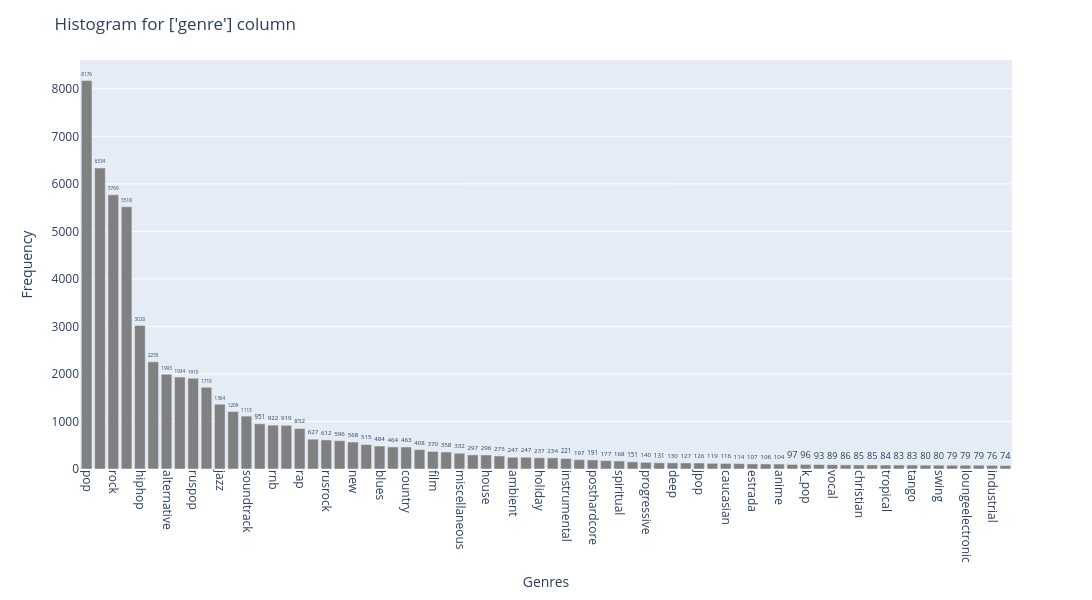

The code cell stored with this chart in its notebook:
### Code cell
# Histogram for 'genre' column
plot_cualitative_histogram_plotlypx(df_music_clean['genre'], color="grey", title="Histogram for ['genre'] column", xlabel="Genres", 
                                    ylabel="Frequency", figsize=(1200, 600), xtick=None, ytick=None, rotation_x=90, rotation_y=0, top_n=70)

### Figure 1 — Plotly figure (JSON) as saved in the notebook; plotly's stock layout.template omitted (floating-point values rounded to 4 significant figures)
{"data": [{"hovertemplate": "Category=%{x}<br>Frequency=%{text}<extra></extra>", "legendgroup": "", "marker": {"color": "grey", "pattern": {"shape": ""}}, "name": "", "orientation": "v", "showlegend": false, "text": [8176.0, 6334.0, 5769.0, 5518.0, 3020.0, 2255.0, 1993.0, 1934.0, 1910.0, 1719.0, 1364.0, 1209.0, 1113.0, 951.0, 922.0, 919.0, 852.0, 627.0, 612.0, 596.0, 568.0, 515.0, 484.0, 464.0, 463.0, 408.0, 370.0, 358.0, 332.0, 297.0, 296.0, 275.0, 247.0, 247.0, 237.0, 234.0, 221.0, 197.0, 191.0, 177.0, 168.0, 151.0, 140.0, 131.0, 130.0, 127.0, 126.0, 119.0, 116.0, 114.0, 107.0, 106.0, 104.0, 97.0, 96.0, 93.0, 89.0, 86.0, 85.0, 85.0, 84.0, 83.0, 83.0, 80.0, 80.0, 79.0, 79.0, 79.0, 76.0, 74.0], "textposition": "outside", "type": "bar", "x": ["pop", "dance", "rock", "electronic", "hiphop", "classical", "alternative", "world", "ruspop", "rusrap", "jazz", "metal", "soundtrack", "folk", "rnb", "latin", "rap", "indie", "rusrock", "reggae", "new", "children", "blues", "unknown", "country", "punk", "film", "local", "miscellaneous", "psychedelic", "house", "easy", "ambient", "extrememetal", "holiday", "urban", "instrumental", "singer", "posthardcore", "dubstep", "spiritual", "techno", "progressive", "hardcore", "deep", "hard_n_heavy", "jpop", "trance", "caucasian", "videogame", "estrada", "chill", "anime", "western", "k_pop", "drum", "vocal", "numetal", "christian", "progmetal", "tropical", "french", "tango", "folkmetal", "swing", "melodic", "loungeelectronic", "soul", "industrial", "religious"], "xaxis": "x", "y": [8176, 6334, 5769, 5518, 3020, 2255, 1993, 1934, 1910, 1719, 1364, 1209, 1113, 951, 922, 919, 852, 627, 612, 596, 568, 515, 484, 464, 463, 408, 370, 358, 332, 297, 296, 275, 247, 247, 237, 234, 221, 197, 191, 177, 168, 151, 140, 131, 130, 127, 126, 119, 116, 114, 107, 106, 104, 97, 96, 93, 89, 86, 85, 85, 84, 83, 83, 80, 80, 79, 79, 79, 76, 74], "yaxis": "y"}], "layout": {"barmode": "relative", "height": 600, "legend": {"tracegroupgap": 0}, "margin": {"t": 60}, "title": {"text": "Histogram for ['genre'] column"}, "width": 1200, "xaxis": {"anchor": "y", "domain": [0, 1], "tickangle": 90, "title": {"text": "Genres"}}, "yaxis": {"anchor": "x", "domain": [0, 1], "tickangle": 0, "title": {"text": "Frequency"}}}}
